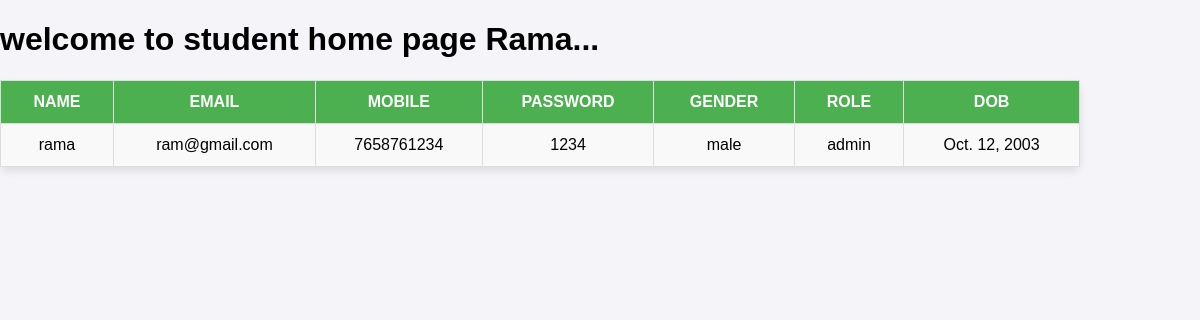
/student/shome (signed in), run on the app's committed database.
### Register/models.py (models this page shows, shortened)
class register_master(models.Model):
    name =models.CharField(max_length=50)
    email=models.CharField(max_length=100,primary_key=True)
    mobile=models.CharField(max_length=12)
    password=models.CharField(max_length=20)
    gender=models.CharField(max_length=20)
    dob=models.DateField()
    role=models.CharField(max_length=30)
    status=models.IntegerField(default=0)

### student/views.py (the view)
# urls.py: path('shome',shome,name="shome"),
def shome(request):
    name=request.session.get("name")
    email=request.session.get('email')
    ob=register_master.objects.get(email=email)
    return render(request,"shome.html",{"data":ob, "sname":name})

### student/templates/shome.html (shortened to what this page needs)
<!DOCTYPE html>
<html lang="en">
<head>
</head>
<body>
    <h1>welcome to student home page {{sname|title}}...</h1>
    <table>
        <thead>
            <tr>
                <th>Name</th>
                <th>Email</th>
                <th>Mobile</th>
                <th>password</th>
                <th>Gender</th>
                <th>Role</th>
                <th>Dob</th>
            </tr>
        </thead>
        <tbody>
            <tr>
                <td>{{ data.name }}</td>
                <td>{{ data.email }}</td>
                <td>{{ data.mobile }}</td>
                <td>{{ data.password }}</td>
                <td>{{ data.gender }}</td>
                <td>{{ data.role }}</td>
                <td>{{ data.dob }}</td>
            </tr>
        </tbody>
    </table>
</body>
</html>

### student/templates/shome.html (style rules this page uses)
body { font-family: Arial, sans-serif; background-color: #f4f4f9; justify-content: center; align-items: center; height: 90%; margin: 0; }
table { width: 90%; border-collapse: collapse; background-color: #ffffff; box-shadow: 0 4px 8px rgba(0, 0, 0, 0.1); border-radius: 8px; }
th, td { padding: 12px 20px; text-align: center; border: 1px solid #ddd; }
th { background-color: #4CAF50; color: white; font-weight: bold; }
td { background-color: #f9f9f9; }
th { text-transform: uppercase; }
table { margin-top: 20px; margin-bottom: 20px; }

### data on the page
register_master: name "Rama", name "rama", email "ram@gmail.com", mobile "7658761234", password "1234", gender "male", role "admin", dob "Oct. 12, 2003"
